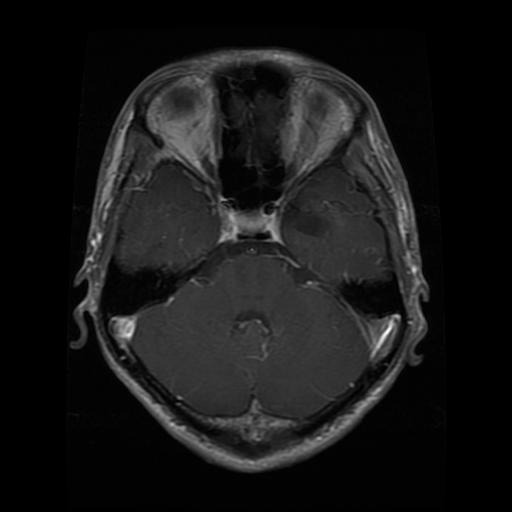
#> input picture data/raw/Testing/glioma/Te-glTr_0001.jpg, 512 x 512 px
$ python -i data_preprocessing.py   (imports and definitions only)
#> lines starting #> are read from the running program, lines starting #| are printed output that depends on the picture; after the words box and inside, x2 and y2 are one past the last pixel; in counts of white or black regions, pixels touching at a corner belong together
#> in preprocess_image, image is the input picture: shape (512, 512, 3); min 0, max 255, mean 23.5
"""
Implements the preprocessing pipeline from Section 2.2 of the paper, in the
exact stated order:

    grayscale -> Gaussian blur -> binary threshold -> largest-contour crop
    -> resize to 128x128

Design note / assumption (stated explicitly because the paper is ambiguous
here): the paper says the model's input layer expects "RGB" 128x128x3
images, but also says the *key features live in grayscale intensity, not
color* and describes binarizing the image. Thresholding to a pure black/white
mask would destroy the intensity information the paper says matters, and
feeding a pretrained ImageNet backbone a literal binary mask is not what any
of the cited comparable pipelines for this exact dataset do. The standard,
widely-used interpretation for this benchmark (used by the original "crop
brain contour" recipe this section is clearly based on) is:
  - use the grayscale -> blur -> threshold -> contour steps ONLY to find the
    brain's bounding region (crop coordinates),
  - then crop and resize the ORIGINAL GRAYSCALE image (keeping real
    intensity values, not the binary mask),
  - then replicate that single channel into 3 identical channels so it has
    the shape ImageNet backbones expect.
If you want the literal binary mask fed to the model instead, set
`use_binary_mask=True` in preprocess_image.
"""
import cv2
import numpy as np


def _locate_brain_crop_box(gray_image: np.ndarray, add_pixels: int = 0):
    """Blur -> threshold -> largest contour -> bounding box of extreme points."""
#> called with add_pixels = 0
    blurred = cv2.GaussianBlur(gray_image, (5, 5), 0)
    _, thresh = cv2.threshold(blurred, 45, 255, cv2.THRESH_BINARY)
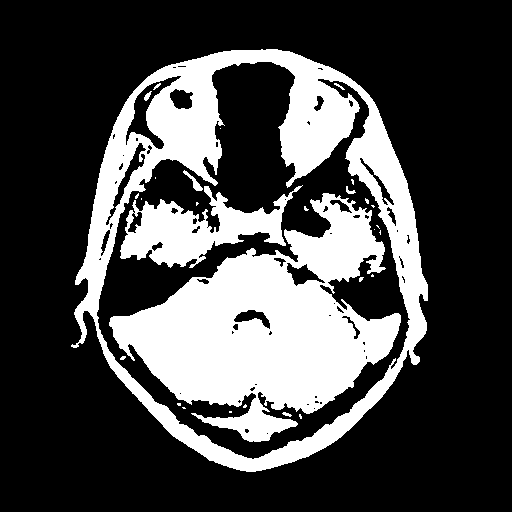
#> thresh: shape (512, 512); 28.2% white; 29 white regions (20 under 20 px), largest, box (x1, y1, x2, y2) and area: (109, 193, 401, 442) 34638, (71, 49, 428, 472) 32135, (120, 185, 303, 268) 6597
    kernel = np.ones((3, 3), np.uint8)
    thresh = cv2.erode(thresh, kernel, iterations=2)
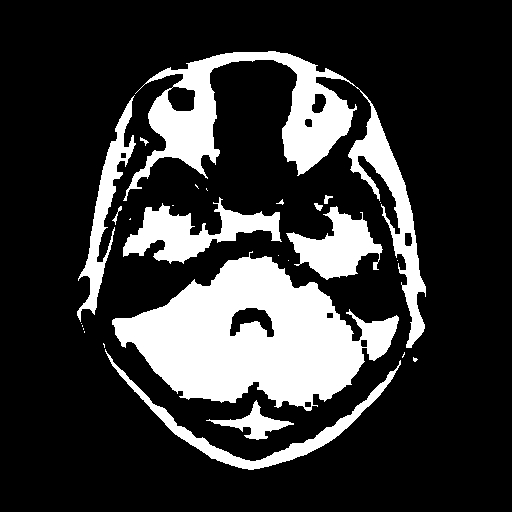
#> thresh: shape (512, 512); 21% white; 27 white regions (15 under 20 px), largest, box (x1, y1, x2, y2) and area: (112, 251, 399, 411) 24558, (123, 51, 426, 348) 15258, (123, 197, 282, 264) 4316
    thresh = cv2.dilate(thresh, kernel, iterations=2)
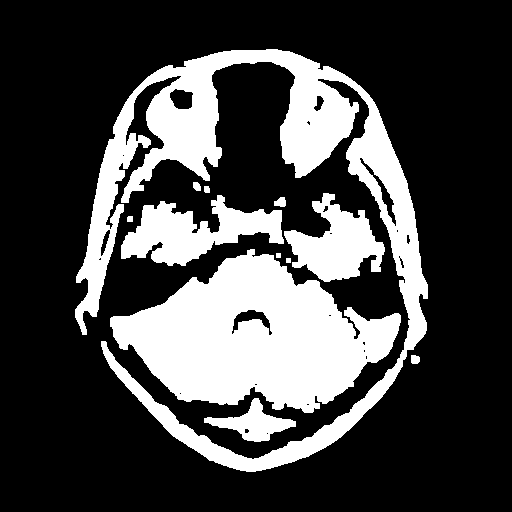
#> thresh: shape (512, 512); 27.1% white; 12 white regions

    contours, _ = cv2.findContours(thresh.copy(), cv2.RETR_EXTERNAL, cv2.CHAIN_APPROX_SIMPLE)
#> contours = 12 contours, 2 with area under 20; largest, box (x1, y1, x2, y2) and area: (75, 49, 428, 472) 30606, (110, 249, 401, 413) 27363, (121, 195, 284, 266) 5514, (284, 193, 385, 282) 4488, (204, 398, 296, 442) 1514
    if not contours:
        return None, thresh

    c = max(contours, key=cv2.contourArea)
#> c = contour of 1468 points, box (x1, y1, x2, y2) (75, 49, 428, 472), area 30606
    ext_left = tuple(c[c[:, :, 0].argmin()][0])
#> ext_left = (75, 309)
    ext_right = tuple(c[c[:, :, 0].argmax()][0])
#> ext_right = (427, 298)
    ext_top = tuple(c[c[:, :, 1].argmin()][0])
#> ext_top = (266, 49)
    ext_bot = tuple(c[c[:, :, 1].argmax()][0])
#> ext_bot = (246, 471)

    h, w = gray_image.shape
#> h = 512; w = 512
    x1 = max(ext_left[0] - add_pixels, 0)
#> x1 = 75
    x2 = min(ext_right[0] + add_pixels, w)
#> x2 = 427
    y1 = max(ext_top[1] - add_pixels, 0)
#> y1 = 49
    y2 = min(ext_bot[1] + add_pixels, h)
#> y2 = 471
    return (x1, y1, x2, y2), thresh


def preprocess_image(path: str, image_size: int = 128, use_binary_mask: bool = False) -> np.ndarray:
    """
    Full single-image pipeline. Returns a uint8 array of shape
    (image_size, image_size, 3), pixel range [0, 255] (NOT normalized —
    normalization happens later, batched, in dataset.py, per Section 2.3).
    """
    image = cv2.imread(path, cv2.IMREAD_COLOR)
    if image is None:
        raise FileNotFoundError(f"Could not read image: {path}")

    gray = cv2.cvtColor(image, cv2.COLOR_BGR2GRAY)
    box, thresh = _locate_brain_crop_box(gray)
#> box = (75, 49, 427, 471)

    source = thresh if use_binary_mask else gray
    if box is not None:
        x1, y1, x2, y2 = box
#> x1 = 75; y1 = 49; x2 = 427; y2 = 471
        cropped = source[y1:y2, x1:x2]
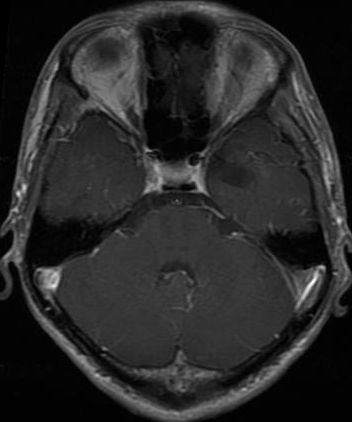
#> cropped: shape (422, 352); min 0, max 255, mean 40.9
        if cropped.size == 0:
            cropped = source
    else:
        cropped = source  # no contour found — fall back to the full frame

    resized = cv2.resize(cropped, (image_size, image_size), interpolation=cv2.INTER_CUBIC)
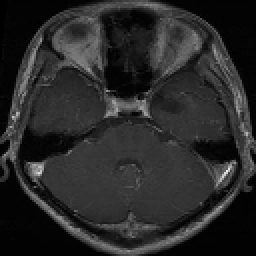
#> resized: shape (128, 128) (shown 2 times larger); min 0, max 239, mean 40.9
    return cv2.merge([resized, resized, resized])

>>> result = preprocess_image('../data/raw/Testing/glioma/Te-glTr_0001.jpg')

$ run again, on data/raw/Testing/glioma/Te-glTr_0004.jpg
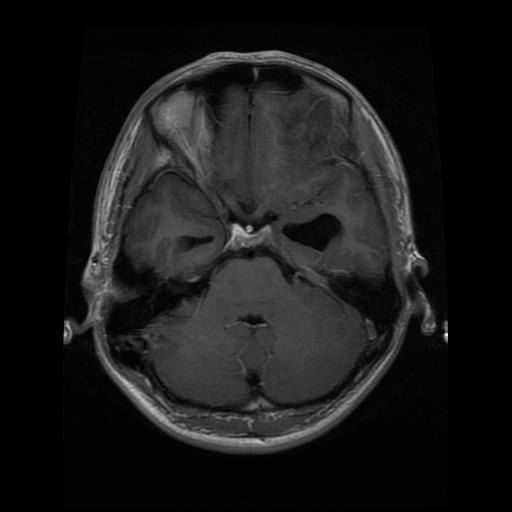
#> input picture data/raw/Testing/glioma/Te-glTr_0004.jpg, 512 x 512 px
#> in preprocess_image, image is the input picture: shape (512, 512, 3); min 0, max 250, mean 25
#> in _locate_brain_crop_box, `thresh = cv2.dilate(thresh, kernel, iterations=2)`:
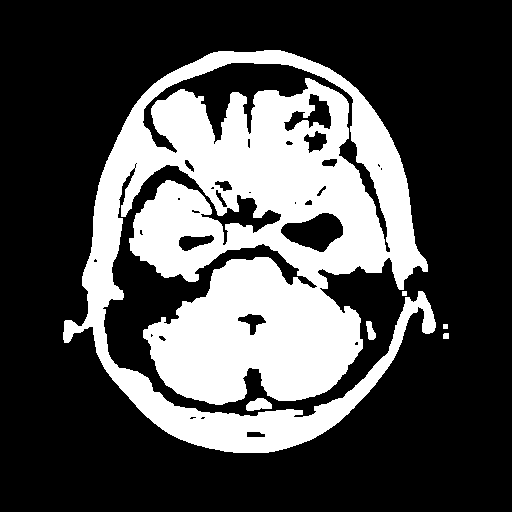
#> thresh: shape (512, 512); 30.2% white; 6 white regions
#> contours = 6 contours, 2 with area under 20; largest, box (x1, y1, x2, y2) and area: (63, 50, 436, 453) 87020, (246, 398, 272, 411) 210, (366, 321, 376, 340) 101, (443, 333, 449, 339) 24
#> c = contour of 1623 points, box (x1, y1, x2, y2) (63, 50, 436, 453), area 87020
#> ext_left = (63, 332)
#> ext_right = (435, 327)
#> ext_top = (264, 50)
#> ext_bot = (233, 452)
#> in _locate_brain_crop_box, `x1 = max(ext_left[0] - add_pixels, 0)`: x1 = 63
#> in _locate_brain_crop_box, `x2 = min(ext_right[0] + add_pixels, w)`: x2 = 435
#> in _locate_brain_crop_box, `y1 = max(ext_top[1] - add_pixels, 0)`: y1 = 50
#> in _locate_brain_crop_box, `y2 = min(ext_bot[1] + add_pixels, h)`: y2 = 452
#> box = (63, 50, 435, 452)
#> in preprocess_image, `x1, y1, x2, y2 = box`: x1 = 63; y1 = 50; x2 = 435; y2 = 452
#> in preprocess_image, `resized = cv2.resize(cropped, (image_size, image_size), interpolation=..`:
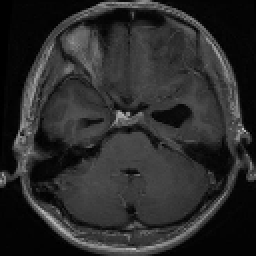
#> resized: shape (128, 128) (shown 2 times larger); min 0, max 190, mean 43
